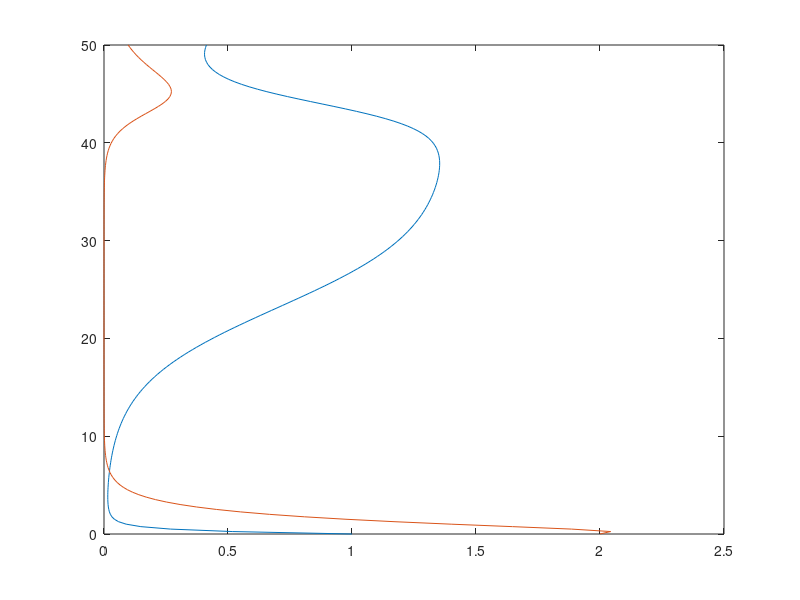

Here is the MATLAB script that generated this plot:
## Simple Examples
#
# The following chapters describe all of Octave's features in detail, but
# before doing that, it might be helpful to give a sampling of some of its
# capabilities.
#
# If you are new to Octave, we recommend that you try these examples to
# begin learning Octave by using it.  Lines marked like so,
# |>>|, are lines you type, ending each with a carriage
# return.  Octave will respond with an answer, or by displaying a graph.
#
##


## Elementary Calculations
#
# Octave can easily be used for basic numerical calculations.  Octave
# knows about arithmetic operations (|+|,|-|,|*|,|/|), exponentiation (|^|),
# natural logarithms/exponents (<octave:log log>, <octave:exp exp>), and the
# trigonometric functions (<octave:sin sin>, <octave:cos cos>, ...).  Moreover,
# Octave calculations work
# on real or imaginary numbers (i,j).  In addition, some mathematical
# constants such as the base of the natural logarithm (e) and the ratio
# of a circle's circumference to its diameter (<octave:pi pi>) are pre-defined.
# 
# For example, to verify Euler's Identity,
# $$e^{\imath\pi} = -1$$
#
# type the following which will evaluate to |-1| within the
# tolerance of the calculation.
#

exp (i*pi)


## Creating a Matrix
#
# Vectors and matrices are the basic building blocks for numerical
# analysis.  To create a new matrix and store it in a variable so that you
# can refer to it later, type the command
#

A = [ 1, 1, 2; 3, 5, 8; 13, 21, 34 ]

##
# Octave will respond by printing the matrix in neatly aligned columns.
# Octave uses a comma or space to separate entries in a row, and a
# semicolon or carriage return to separate one row from the next.
# Ending a command with a semicolon tells Octave not to print the result
# of the command.  For example,
#

B = rand (3, 2);

##
# will create a 3 row, 2 column matrix with each element set to a random
# value between zero and one.
#
# To display the value of a variable, simply type the name of the
# variable at the prompt.  For example, to display the value stored in the
# matrix |B|, type the command
#

B


## Matrix Arithmetic
#
# Octave uses standard mathematical notation with the advantage over
# low-level languages that operators may act on scalars, vector, matrices,
# or N-dimensional arrays.  For example, to multiply the matrix @code{A}
# by a scalar value, type the command
#

2 * A

##
# To multiply the two matrices |A| and |B|, type the command
#

A * B

##
# and to form the matrix product $A^T A$, type the command
#

A' * A


## Solving Systems of Linear Equations
#
# Systems of linear equations are ubiquitous in numerical analysis.
# To solve the set of linear equations $Ax = b$,
# use the left division operator, |\|:
#
#   x = A \ b
#
# This is conceptually equivalent to $x = A^{-1}b$,
# but avoids computing the inverse of a matrix directly.
#
# If the coefficient matrix is singular, Octave will print a warning
# message and compute a minimum norm solution.
#
# A simple example comes from chemistry and the need to obtain balanced
# chemical equations.  Consider the burning of hydrogen and oxygen to
# produce water.
#
# $$ {\rm H_{2}} + {\rm O_{2}} \rightarrow {\rm H_{2}O} $$
#
# The equation above is not accurate.  The Law of Conservation of Mass requires
# that the number of molecules of each type balance on the left- and right-hand
# sides of the equation.  Writing the variable overall reaction with
# individual equations for hydrogen and oxygen one finds:
#
# $$ x_{1}{\rm H_{2}} + x_{2}{\rm O_{2}} \rightarrow {\rm H_{2}O} $$
# $$ {\rm H:}\quad 2x_{1} + 0x_{2} \rightarrow 2 $$
# $$ {\rm O:}\quad 0x_{1} + 2x_{2} \rightarrow 1 $$
#
# The solution in Octave is found in just three steps.
#

A = [ 2, 0; 0, 2 ];
b = [ 2; 1 ];
x = A \ b


## Integrating Differential Equations
#
# Octave has built-in functions for solving nonlinear differential equations
# of the form $ {dx \over dt} = f(x,t)$, with the initial condition
# $x(t=t_0) = x_0$.
#
# For Octave to integrate equations of this form, you must first provide a
# definition of the function $f(x,t)$.
#
# This is straightforward, and may be accomplished by entering the
# function body directly on the command line.  For example, the following
# commands define the right-hand side function for an interesting pair of
# nonlinear differential equations.  Note that while you are entering a
# function, Octave responds with a different prompt, to indicate that it
# is waiting for you to complete your input.
#

function xdot = f (x, t)
  r = 0.25;
  k = 1.4;
  a = 1.5;
  b = 0.16;
  c = 0.9;
  d = 0.8;

  xdot(1) = r*x(1)*(1 - x(1)/k) - a*x(1)*x(2)/(1 + b*x(1));
  xdot(2) = c*a*x(1)*x(2)/(1 + b*x(1)) - d*x(2);
endfunction

##
# Given the initial condition
#

x0 = [1; 2];

##
# and the set of output times as a column vector (note that the first
# output time corresponds to the initial condition given above)
#

t = linspace (0, 50, 200)';

##
# it is easy to integrate the set of differential equations:
#

x = lsode ("f", x0, t);
x(1:2,:)

##
# The function <octave:lsode lsode> uses the Livermore Solver for Ordinary
# Differential Equations, described in A. C. Hindmarsh,
#
#  ODEPACK, a Systematized Collection of ODE Solvers, in: Scientific
#  Computing, R. S. Stepleman et al. (Eds.), North-Holland, Amsterdam,
#  1983, pages 55--64.
#


## Producing Graphical Output
#
# To display the solution of the previous example graphically, use the <octave:plot plot>
# command
#

plot (t, x)

##
# Octave will automatically create a separate window to display the plot.
#
# To save a plot once it has been displayed on the screen, use the <octave:print print>
# command.  For example,
#
#   print -dpdf foo.pdf
#
# will create a file called |foo.pdf| that contains a rendering of
# the current plot in Portable Document Format.  The command
#
#   help print
#
# explains more options for the <octave:print print> command and provides a list
# of additional output file formats.
#

plot (x, t)

## Help and Documentation
#
# Octave has an extensive help facility.  The same documentation that is
# available in printed form is also available from the Octave prompt,
# because both forms of the documentation are created from the same input
# file.
#
# In order to get good help you first need to know the name of the command
# that you want to use.  The name of this function may not always be
# obvious, but a good place to start is to type @code{help --list}.
# This will show you all the operators, keywords, built-in functions,
# and loadable functions available in the current session of Octave.  An
# alternative is to search the documentation using the <octave:lookfor lookfor>
# function (described in @ref{Getting Help}).
#
# Once you know the name of the function you wish to use, you can get more
# help on the function by simply including the name as an argument to help.
# For example,
#
#   help plot
#
# will display the help text for the @code{plot} function.
#
# Octave sends output that is too long to fit on one screen through a
# pager like |less| or |more|.  Type a |RET| to advance one
# line, a |SPC| to advance one page, and |q| to quit the pager.
#
# The part of Octave's help facility that allows you to read the complete
# text of the printed manual from within Octave normally uses a separate
# program called Info.  When you invoke Info you will be put into a menu
# driven program that contains the entire Octave manual.  Help for using
# Info is provided in this manual, @pxref{Getting Help}.
#


## Editing What You Have Typed
#
# At the Octave prompt, you can recall, edit, and reissue previous
# commands using Emacs- or vi-style editing commands.  The default
# keybindings use Emacs-style commands.  For example, to recall the
# previous command, press |Control-p| (written |C-p| for
# short).  Doing this will normally bring back the previous line of input.
# |C-n| will bring up the next line of input, |C-b| will move
# the cursor backward on the line, |C-f| will move the cursor forward
# on the line, etc.
#
# A complete description of the command line editing capability is given
# in this manual, @pxref{Command Line Editing}.
#
